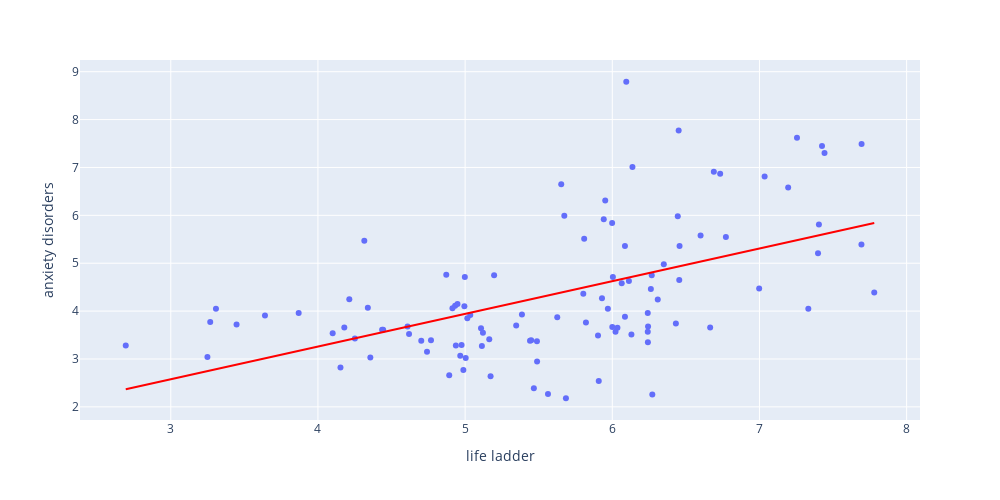

Here is the notebook cell this chart was saved with:
### Code cell
# life ladder x anxiety disorders
fig = px.scatter(dataset, x="life ladder", y="anxiety disorders", trendline = 'ols', trendline_color_override="red")
fig.update_layout(width = 1000, height = 500)
fig.show()
